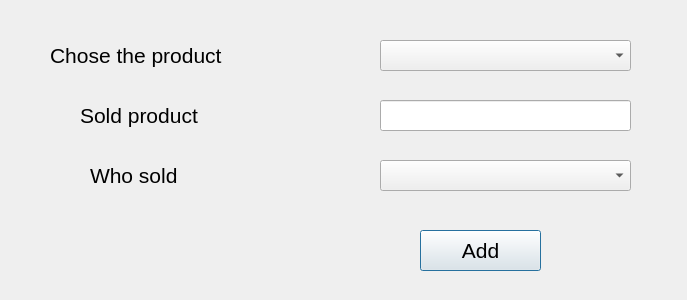
<?xml version="1.0" encoding="UTF-8"?>
<ui version="4.0">
 <class>addToWaste</class>
 <widget class="QDialog" name="addToWaste">
  <property name="geometry">
   <rect>
    <x>0</x>
    <y>0</y>
    <width>687</width>
    <height>300</height>
   </rect>
  </property>
  <property name="windowTitle">
   <string>Dialog</string>
  </property>
  <widget class="QPushButton" name="add_to_waste">
   <property name="geometry">
    <rect>
     <x>420</x>
     <y>230</y>
     <width>121</width>
     <height>41</height>
    </rect>
   </property>
   <property name="font">
    <font>
     <pointsize>16</pointsize>
    </font>
   </property>
   <property name="text">
    <string>Add</string>
   </property>
  </widget>
  <widget class="QLabel" name="label">
   <property name="geometry">
    <rect>
     <x>50</x>
     <y>40</y>
     <width>301</width>
     <height>31</height>
    </rect>
   </property>
   <property name="font">
    <font>
     <pointsize>16</pointsize>
    </font>
   </property>
   <property name="text">
    <string>Chose the product </string>
   </property>
  </widget>
  <widget class="QLabel" name="label_2">
   <property name="geometry">
    <rect>
     <x>80</x>
     <y>100</y>
     <width>331</width>
     <height>31</height>
    </rect>
   </property>
   <property name="font">
    <font>
     <pointsize>16</pointsize>
    </font>
   </property>
   <property name="text">
    <string>Sold product</string>
   </property>
  </widget>
  <widget class="QLineEdit" name="lineEdit">
   <property name="geometry">
    <rect>
     <x>380</x>
     <y>100</y>
     <width>251</width>
     <height>31</height>
    </rect>
   </property>
  </widget>
  <widget class="QComboBox" name="comboBox">
   <property name="geometry">
    <rect>
     <x>380</x>
     <y>40</y>
     <width>251</width>
     <height>31</height>
    </rect>
   </property>
  </widget>
  <widget class="QLabel" name="label_3">
   <property name="geometry">
    <rect>
     <x>90</x>
     <y>150</y>
     <width>271</width>
     <height>51</height>
    </rect>
   </property>
   <property name="font">
    <font>
     <pointsize>16</pointsize>
    </font>
   </property>
   <property name="text">
    <string>Who sold</string>
   </property>
  </widget>
  <widget class="QComboBox" name="comboBox_2">
   <property name="geometry">
    <rect>
     <x>380</x>
     <y>160</y>
     <width>251</width>
     <height>31</height>
    </rect>
   </property>
  </widget>
 </widget>
 <resources/>
 <connections/>
</ui>
